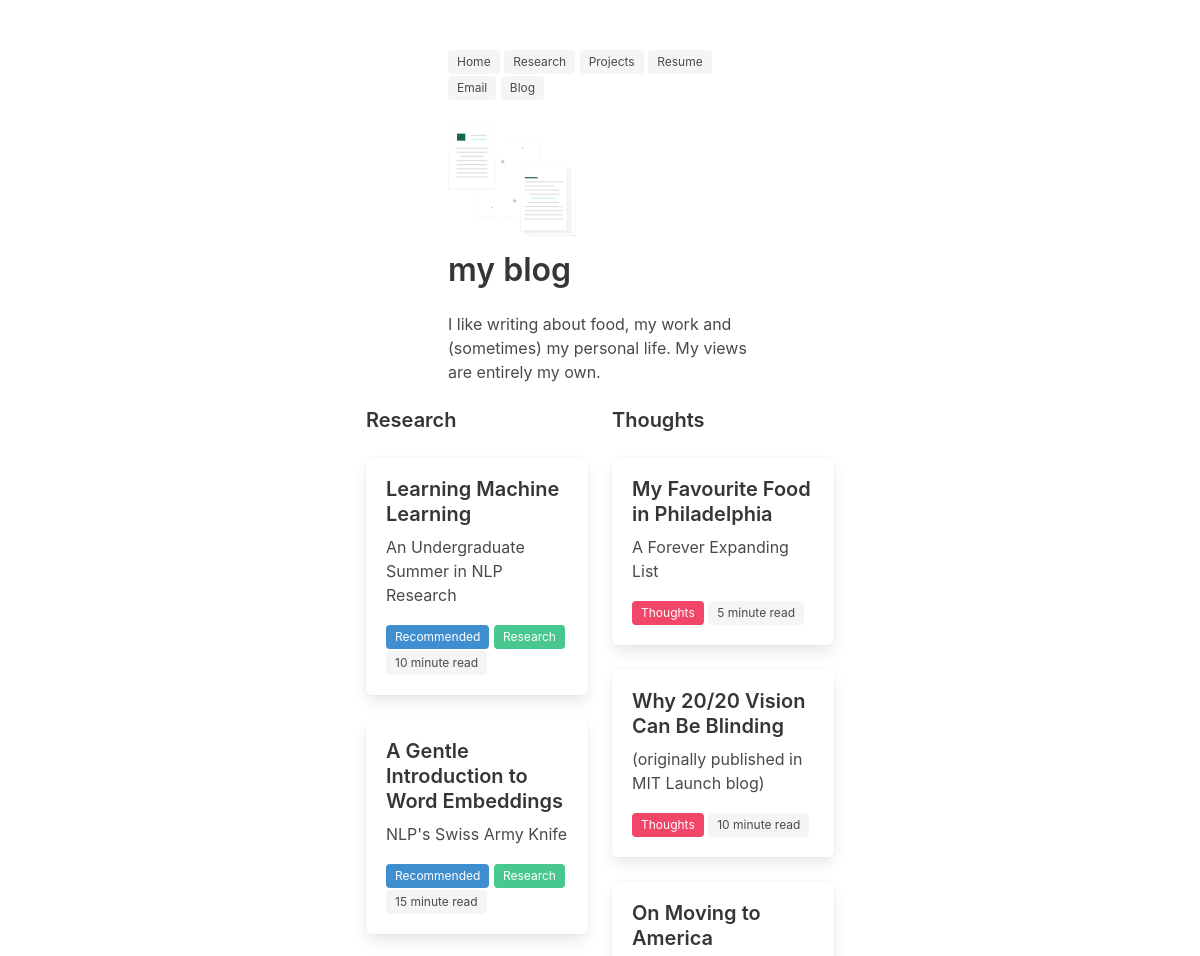
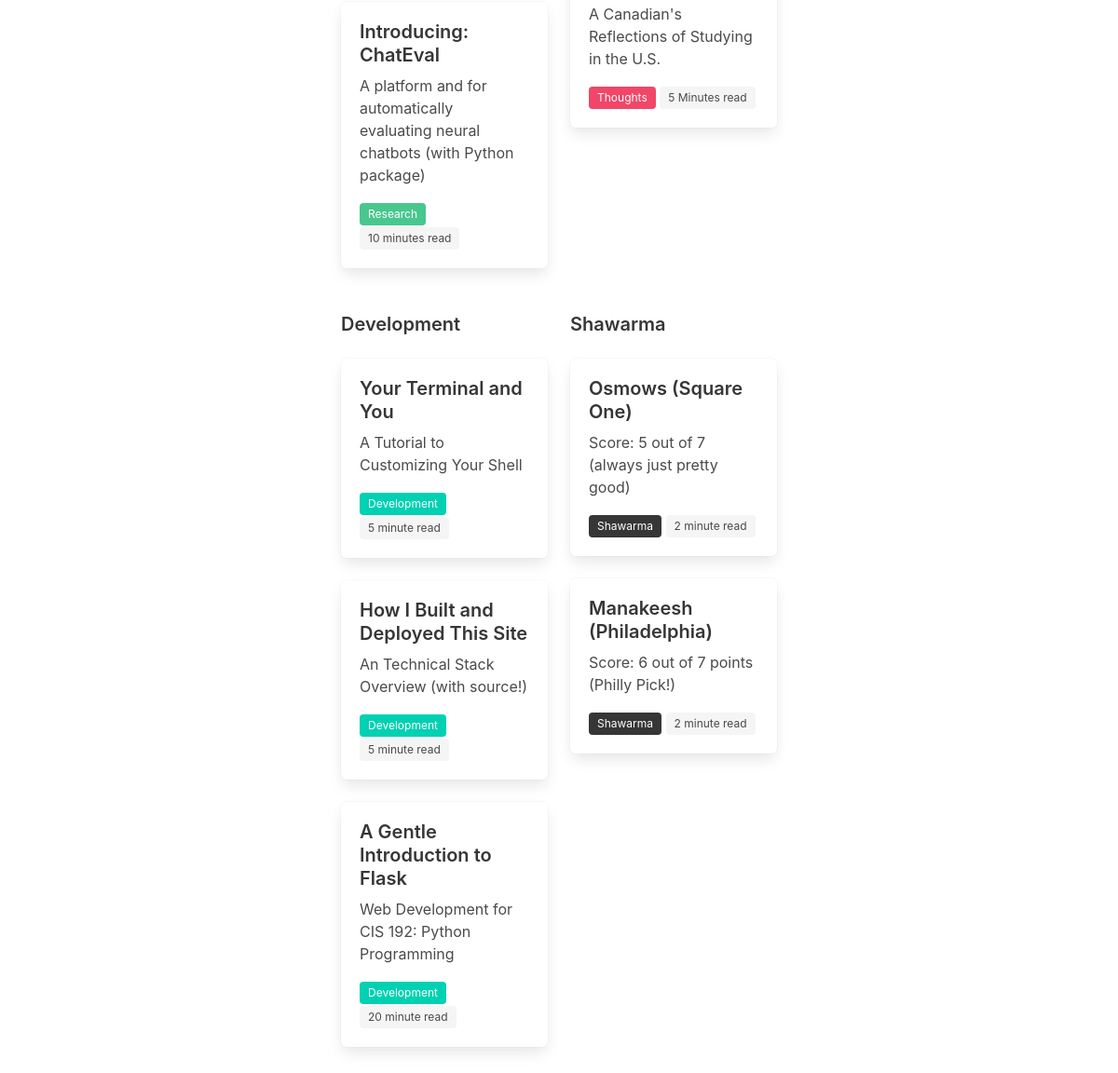
Before: /blog/ with the older database file (2 pictures, top to bottom).
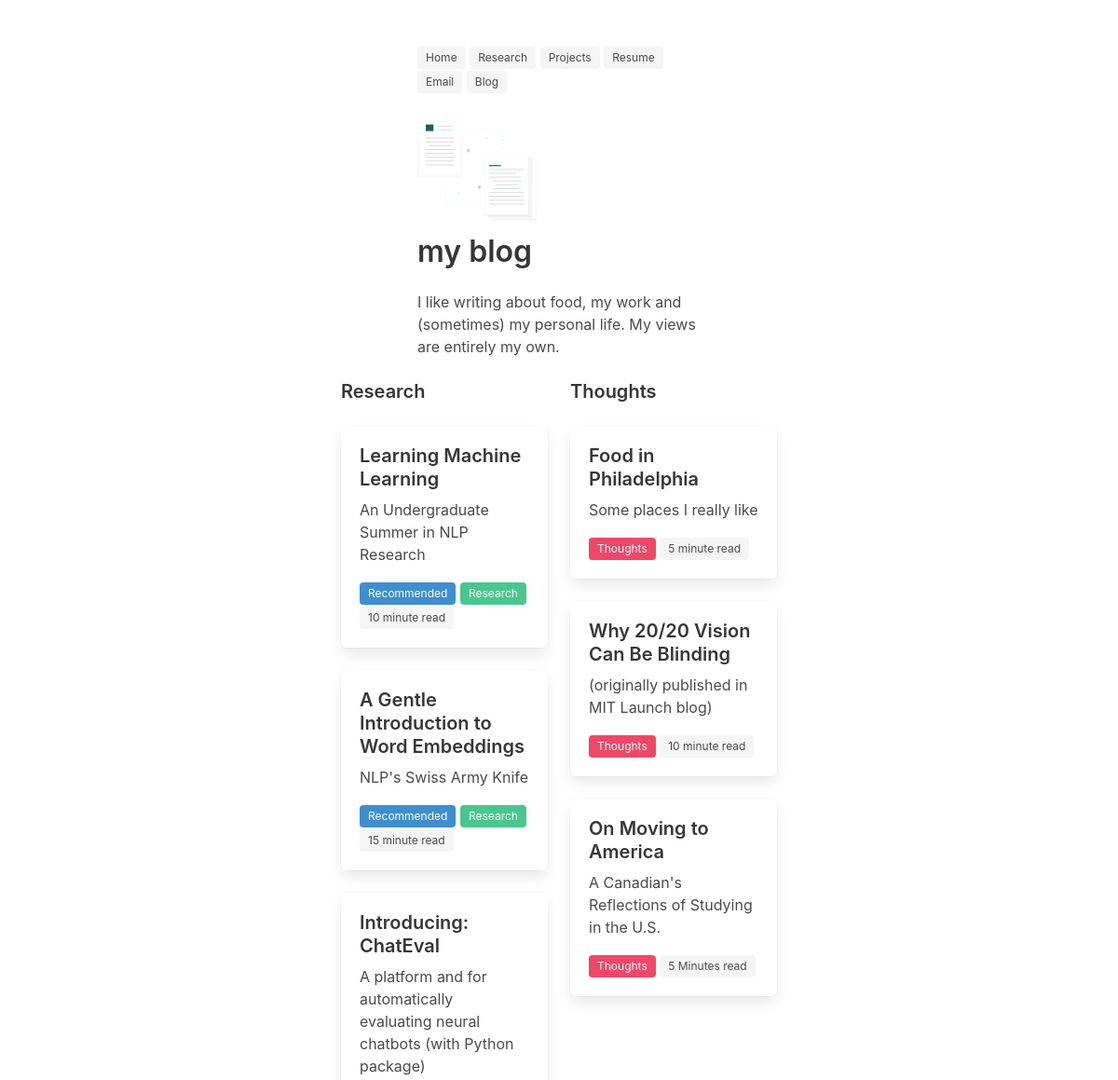
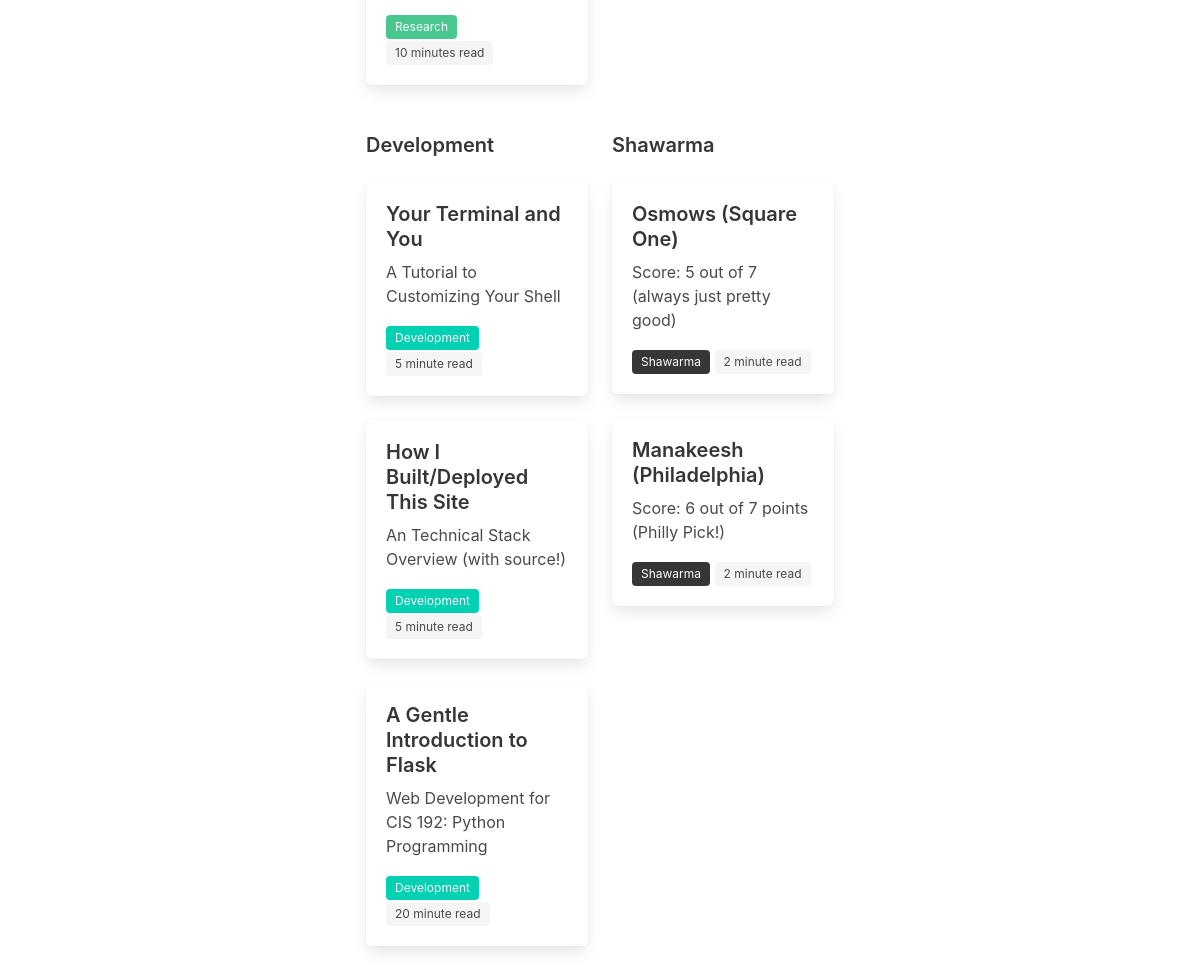
After: the same page with the newer database file (2 pictures, top to bottom).
### blog/models.py (models this page shows)
class Post(models.Model):
    id = models.CharField(max_length=50, primary_key=True)
    title = models.CharField(max_length=100)
    subtitle = models.CharField(max_length=100)
    length = models.CharField(max_length=100)
    body = models.TextField()
    category = models.ForeignKey(Category, on_delete=models.DO_NOTHING)
    recommended = models.BooleanField(default=False)
    class Meta:
        db_table = 'Post'

class Category(models.Model):
    name = models.CharField(max_length=100)
    bulma_color = models.CharField(max_length=50, null=True, blank=True)
    class Meta:
        db_table = 'Category'

### blog/views.py (the view)
# urls.py: path('blog/', blog, name='blog'),
def blog(request):
    sections = list()
    categories = Category.objects.all()
    for category in categories:
        posts = Post.objects.filter(category=category)
        sections.append({"posts": posts, "category": category})
    sections.reverse()
    return render(request, 'blog.html', {'sections': sections, 'categories': categories, 'select': False})

### about/templates/blog.html
{% extends 'base.html' %}
{% load static %}
{% block content %}
  <section class="section">
    <div class="container">
      <div class="columns">
        <div class="column is-one-fourth"> </div>
        <div class="column">
          <nav>
            <a href="/"> <span class="tag is-light"> Home </span> </a>
            <a href="/research"> <span class="tag is-light"> Research </span> </a>
            <a href="/projects"> <span class="tag is-light"> Projects </span> </a>
            <a href="{% static 'resume.pdf' %}"> <span class="tag is-light"> Resume </span> </a>
            <a href="mailto:mail@kirubarajan.com"> <span class="tag is-light"> Email </span> </a>
            <a href="/blog"> <span class="tag is-light"> Blog </span> </a>
            <br> <br>
          </nav>
          <figure class="image is-128x128">
            <img src="{% static 'img/papers.svg' %}">
          </figure>
            <h1 class="title"> my blog </h1>
            <p>I like writing about food, my work and (sometimes)
              my personal life. My views are entirely my own.</p>
        </div>
        <div class="column is-one-fourth"> </div>
      </div>
      <div class="columns">
        <div class="column is-one-quarter"></div>
        <div class="column is-half">
            <div class="columns is-multiline">
                {% for section in sections %}
                <div class="column is-half">
                  <p class="subtitle"><strong>{{section.category.name}}</strong></p>
                  {% for post in section.posts %}
                  <a href="/post/{{post.id}}" >
                    <div class="box">
                      <article class="media">
                        <div class="media-content">
                          <div class="content">
                              <p style="margin-bottom: 0.5rem" class="subtitle"> <strong> {{ post.title }} </strong> </p>
                              <p> {{ post.subtitle }} </p>
                              {% if post.recommended %} <span class="tag is-info"> Recommended </span> {% endif %}
                              <span class="tag is-{{ post.category.bulma_color }}"> {{ post.category.name }} </span>
                              <span class="tag is-light"> {{ post.length }} read </span> <br>
                          </div>
                        </div>
                      </article>
                    </div>
                  </a>
                  <br />
                  {% endfor %}
                </div>
                <br>
                {% endfor %}
              </div>
        </div>
        <div class="column is-one-quarter"></div>
      </div>
    </div>
  </section>
{% endblock %}

Changed rows visible on the page:
changed Post: title "My Favourite Food in Philadelphia" → "Food in Philadelphia"; subtitle "A Forever Expanding List" → "Some places I really like"
changed Post "An Technical Stack Overview (with source!)": title "How I Built and Deployed This Site" → "How I Built/Deployed This Site"
